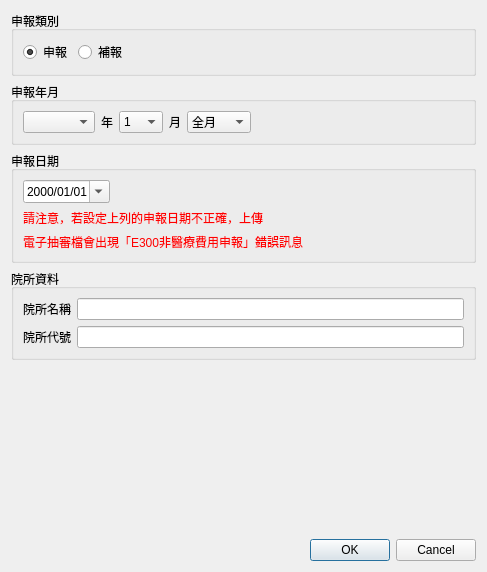
<?xml version="1.0" encoding="UTF-8"?>
<ui version="4.0">
 <class>Dialog_ins_judge</class>
 <widget class="QDialog" name="Dialog_ins_judge">
  <property name="windowModality">
   <enum>Qt::NonModal</enum>
  </property>
  <property name="geometry">
   <rect>
    <x>0</x>
    <y>0</y>
    <width>487</width>
    <height>572</height>
   </rect>
  </property>
  <property name="sizePolicy">
   <sizepolicy hsizetype="Preferred" vsizetype="Preferred">
    <horstretch>0</horstretch>
    <verstretch>0</verstretch>
   </sizepolicy>
  </property>
  <property name="windowTitle">
   <string>健保抽審</string>
  </property>
  <layout class="QVBoxLayout" name="verticalLayout">
   <item>
    <widget class="QGroupBox" name="groupBox_2">
     <property name="title">
      <string>申報類別</string>
     </property>
     <property name="flat">
      <bool>true</bool>
     </property>
     <layout class="QGridLayout" name="gridLayout_2">
      <item row="0" column="0">
       <widget class="QRadioButton" name="radioButton_apply">
        <property name="text">
         <string>申報</string>
        </property>
        <property name="checked">
         <bool>true</bool>
        </property>
       </widget>
      </item>
      <item row="0" column="1">
       <widget class="QRadioButton" name="radioButton_reapply">
        <property name="text">
         <string>補報</string>
        </property>
       </widget>
      </item>
      <item row="0" column="2">
       <spacer name="horizontalSpacer_2">
        <property name="orientation">
         <enum>Qt::Horizontal</enum>
        </property>
        <property name="sizeHint" stdset="0">
         <size>
          <width>40</width>
          <height>20</height>
         </size>
        </property>
       </spacer>
      </item>
     </layout>
    </widget>
   </item>
   <item>
    <widget class="QGroupBox" name="groupBox">
     <property name="title">
      <string>申報年月</string>
     </property>
     <property name="flat">
      <bool>true</bool>
     </property>
     <layout class="QGridLayout" name="gridLayout">
      <item row="1" column="1">
       <widget class="QLabel" name="label_2">
        <property name="text">
         <string>年</string>
        </property>
        <property name="alignment">
         <set>Qt::AlignLeading|Qt::AlignLeft|Qt::AlignVCenter</set>
        </property>
       </widget>
      </item>
      <item row="1" column="0">
       <widget class="QComboBox" name="comboBox_year"/>
      </item>
      <item row="1" column="3">
       <widget class="QLabel" name="label_3">
        <property name="text">
         <string>月</string>
        </property>
       </widget>
      </item>
      <item row="1" column="2">
       <widget class="QComboBox" name="comboBox_month">
        <item>
         <property name="text">
          <string>1</string>
         </property>
        </item>
        <item>
         <property name="text">
          <string>2</string>
         </property>
        </item>
        <item>
         <property name="text">
          <string>3</string>
         </property>
        </item>
        <item>
         <property name="text">
          <string>4</string>
         </property>
        </item>
        <item>
         <property name="text">
          <string>5</string>
         </property>
        </item>
        <item>
         <property name="text">
          <string>6</string>
         </property>
        </item>
        <item>
         <property name="text">
          <string>7</string>
         </property>
        </item>
        <item>
         <property name="text">
          <string>8</string>
         </property>
        </item>
        <item>
         <property name="text">
          <string>9</string>
         </property>
        </item>
        <item>
         <property name="text">
          <string>10</string>
         </property>
        </item>
        <item>
         <property name="text">
          <string>11</string>
         </property>
        </item>
        <item>
         <property name="text">
          <string>12</string>
         </property>
        </item>
       </widget>
      </item>
      <item row="1" column="5">
       <spacer name="horizontalSpacer">
        <property name="orientation">
         <enum>Qt::Horizontal</enum>
        </property>
        <property name="sizeHint" stdset="0">
         <size>
          <width>40</width>
          <height>20</height>
         </size>
        </property>
       </spacer>
      </item>
      <item row="1" column="4">
       <widget class="QComboBox" name="comboBox_period">
        <item>
         <property name="text">
          <string>全月</string>
         </property>
        </item>
        <item>
         <property name="text">
          <string>上半月</string>
         </property>
        </item>
        <item>
         <property name="text">
          <string>下半月</string>
         </property>
        </item>
       </widget>
      </item>
     </layout>
    </widget>
   </item>
   <item>
    <widget class="QGroupBox" name="groupBox_4">
     <property name="title">
      <string>申報日期</string>
     </property>
     <property name="flat">
      <bool>true</bool>
     </property>
     <layout class="QGridLayout" name="gridLayout_4">
      <item row="0" column="1">
       <spacer name="horizontalSpacer_3">
        <property name="orientation">
         <enum>Qt::Horizontal</enum>
        </property>
        <property name="sizeHint" stdset="0">
         <size>
          <width>40</width>
          <height>20</height>
         </size>
        </property>
       </spacer>
      </item>
      <item row="0" column="0">
       <widget class="QDateEdit" name="dateEdit_apply">
        <property name="displayFormat">
         <string>yyyy/MM/dd</string>
        </property>
        <property name="calendarPopup">
         <bool>true</bool>
        </property>
       </widget>
      </item>
      <item row="2" column="0" colspan="2">
       <widget class="QLabel" name="label_6">
        <property name="styleSheet">
         <string notr="true">color: rgb(255, 0, 0);</string>
        </property>
        <property name="text">
         <string>電子抽審檔會出現「E300非醫療費用申報」錯誤訊息</string>
        </property>
       </widget>
      </item>
      <item row="1" column="0" colspan="2">
       <widget class="QLabel" name="label_5">
        <property name="styleSheet">
         <string notr="true">color: rgb(255, 0, 0);</string>
        </property>
        <property name="text">
         <string>請注意，若設定上列的申報日期不正確，上傳</string>
        </property>
       </widget>
      </item>
     </layout>
    </widget>
   </item>
   <item>
    <widget class="QGroupBox" name="groupBox_3">
     <property name="title">
      <string>院所資料</string>
     </property>
     <property name="flat">
      <bool>true</bool>
     </property>
     <layout class="QGridLayout" name="gridLayout_3">
      <item row="1" column="1">
       <widget class="QLineEdit" name="lineEdit_clinic_id"/>
      </item>
      <item row="0" column="0">
       <widget class="QLabel" name="label">
        <property name="text">
         <string>院所名稱</string>
        </property>
       </widget>
      </item>
      <item row="0" column="1">
       <widget class="QLineEdit" name="lineEdit_clinic_name"/>
      </item>
      <item row="1" column="0">
       <widget class="QLabel" name="label_4">
        <property name="text">
         <string>院所代號</string>
        </property>
       </widget>
      </item>
     </layout>
    </widget>
   </item>
   <item>
    <spacer name="verticalSpacer">
     <property name="orientation">
      <enum>Qt::Vertical</enum>
     </property>
     <property name="sizeHint" stdset="0">
      <size>
       <width>20</width>
       <height>40</height>
      </size>
     </property>
    </spacer>
   </item>
   <item>
    <widget class="QDialogButtonBox" name="buttonBox">
     <property name="orientation">
      <enum>Qt::Horizontal</enum>
     </property>
     <property name="standardButtons">
      <set>QDialogButtonBox::Cancel|QDialogButtonBox::Ok</set>
     </property>
     <property name="centerButtons">
      <bool>false</bool>
     </property>
    </widget>
   </item>
  </layout>
 </widget>
 <resources/>
 <connections>
  <connection>
   <sender>buttonBox</sender>
   <signal>accepted()</signal>
   <receiver>Dialog_ins_judge</receiver>
   <slot>accept()</slot>
   <hints>
    <hint type="sourcelabel">
     <x>248</x>
     <y>254</y>
    </hint>
    <hint type="destinationlabel">
     <x>157</x>
     <y>274</y>
    </hint>
   </hints>
  </connection>
  <connection>
   <sender>buttonBox</sender>
   <signal>rejected()</signal>
   <receiver>Dialog_ins_judge</receiver>
   <slot>reject()</slot>
   <hints>
    <hint type="sourcelabel">
     <x>316</x>
     <y>260</y>
    </hint>
    <hint type="destinationlabel">
     <x>286</x>
     <y>274</y>
    </hint>
   </hints>
  </connection>
 </connections>
</ui>
